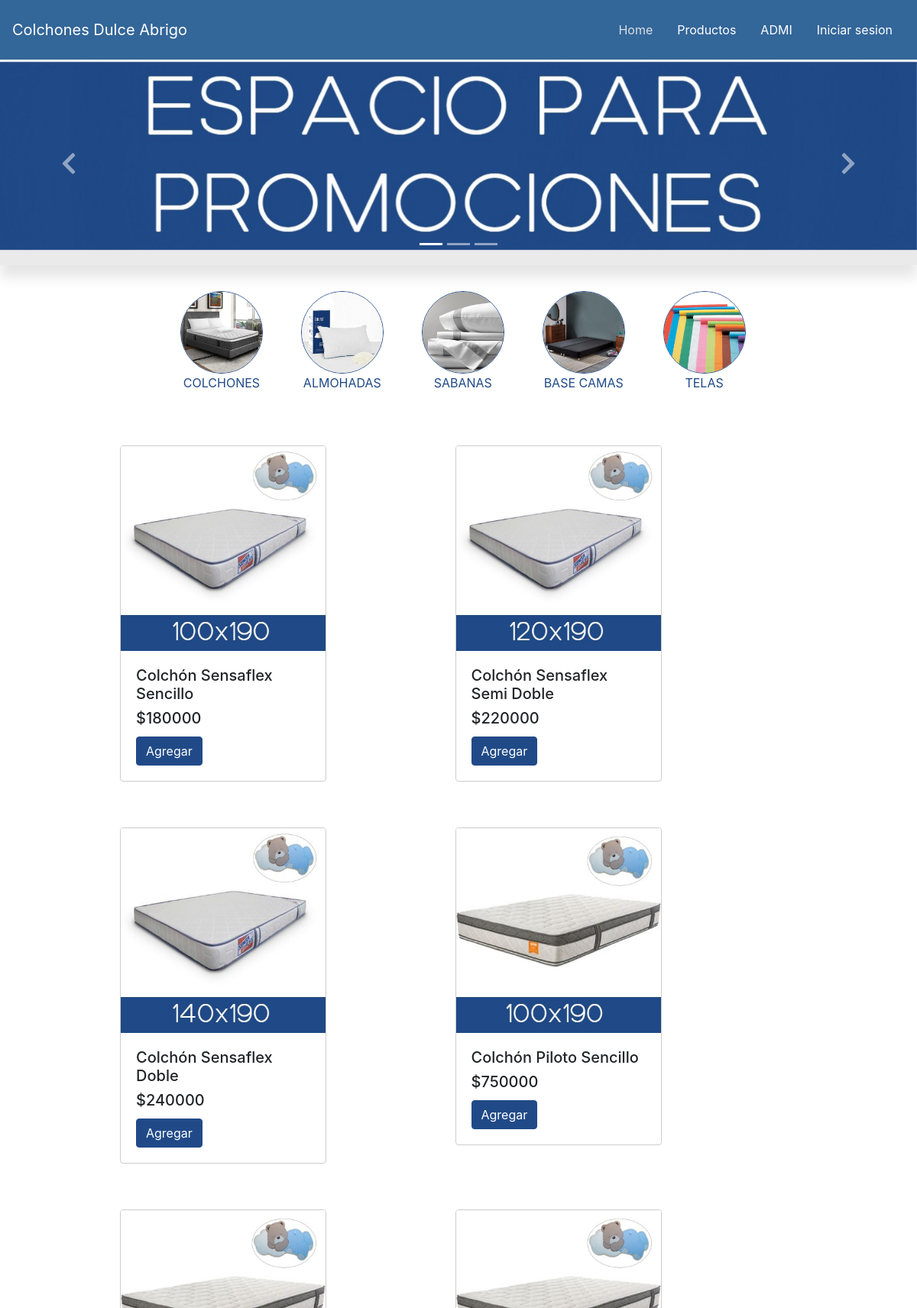
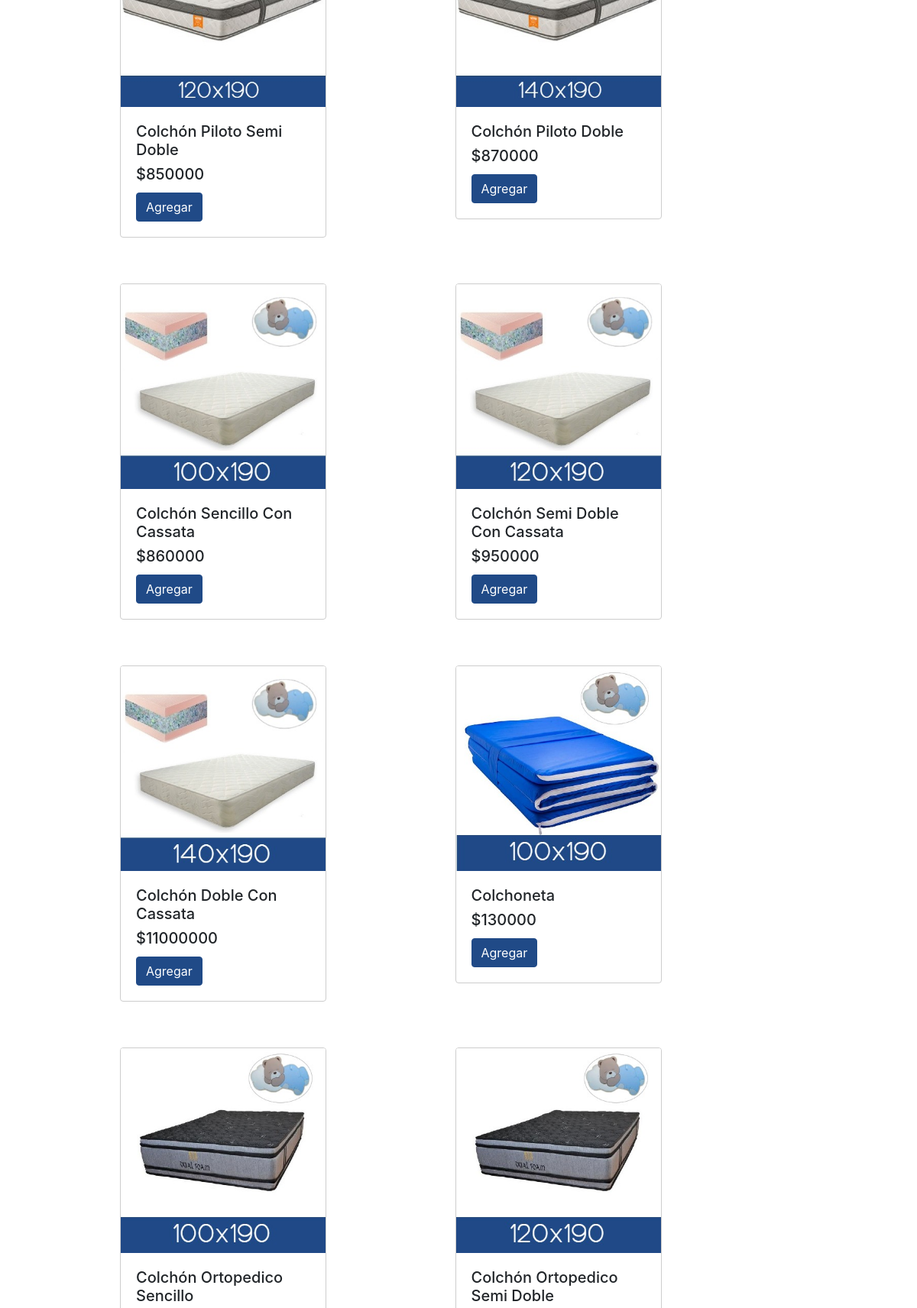
/?p=colchones (upper part), run on the app's committed database (2 pictures, top to bottom).
### tables this page shows
CREATE TABLE `producto` (
  `codproducto` int(11) NOT NULL,
  `nombre_producto` varchar(30) NOT NULL,
  `descripcion` varchar(100) DEFAULT NULL,
  `precio` int(10) DEFAULT NULL,
  `existencia` int(11) DEFAULT NULL,
  `imagen` text NOT NULL,
  `fk_idcategoria` int(11) NOT NULL
);

### Modulos/colchones.php (the view, shortened to what this page needs)
 <?php
if (!isset($_GET["c"])) {
  $c = "1";
} else {
  $c = $_GET["c"];
}
?>
<!doctype html>
<html lang="en">
  <head>
  </head>
 <body>
    <div id="carouselExampleCaptions" class="carousel slide" data-ride="carousel" data-interval="6000">
        <ol class="carousel-indicators">
            <li data-target="#carouselExampleCaptions" data-slide-to="0" class="active"></li>
            <li data-target="#carouselExampleCaptions" data-slide-to="1"></li>
            <li data-target="#carouselExampleCaptions" data-slide-to="2"></li>
        </ol>
        <div class="carousel-inner" style="padding-bottom: 20px; background-color: #eaeaea;">
            <div class="carousel-item active">
                <img src="./img/promociones.jpg" alt="" style="width: 100%; height: 10%;">
                <div class="carousel-caption d-none d-md-block">
                </div>
            </div>
        </div>
        <a class="carousel-control-prev" href="#carouselExampleCaptions" role="button" data-slide="prev">
            <span class="fas fa-chevron-left fa-2x"></span>
        </a>
        <a class="carousel-control-next" href="#carouselExampleCaptions" role="button" data-slide="next">
            <span class="fas fa-chevron-right fa-2x"></span>
        </a>
    </div>
  <div class="container">
    <br>
</div>
<div class="categorias_var">
    <ul>
        <li><a href="?p=colchones"><img src="img/catColchon.jpg"><br>COLCHONES</a></li>
        <li><a href="?p=almohadas"><img src="img/catAlmohada.jpg"><br>ALMOHADAS</a></li>
        <li><a href="?p=sabanas"><img src="img/catSabana.jpg"><br>SABANAS</a></li>
        <li><a href="?p=bases"><img src="img/catBase.jpg"><br>BASE CAMAS</a></li>
        <li><a href="?p=telas"><img src="img/catTela.jpg"><br>TELAS</a></li>
    </ul>
</div>
<?php
$sql="SELECT * FROM producto where fk_idcategoria=$c";
$conexion=Conectarse();
$resul= mysqli_query($conexion,$sql);
if(mysqli_num_rows($resul) > 0){
    while ($row=mysqli_fetch_array($resul)){
?>
<div class="proc">
    <div class="col-3" style="min-width: 300px; margin-left:142px; margin-top: 90px; margin-right: -140px;">
        <div class="card" style="border-color: #cdcdcd">
                <img
                title="<?php echo $row['nombre_producto'];?>"
                alt="<?php echo $row['nombre_producto'];?>"
                class="card-img-top"
                src="img/<?php echo $row['imagen'];?>"
                data-toggle="popover"
                data-trigger="hover"
                data-content="<?php echo $row['descripcion'];?>"
                >
                <div class="card-body">
                <h5><?php echo $row['nombre_producto'];?></h5>
                <h5 class="card-title">$<?php echo $row['precio'];?></h5>
            <form action="" method="post">
                <button class="btn btn-primary"
                name="btnAccion"
                value="Agregar"
                type="submit"
                style="background: #204a87; border: solid 1px #204a87;">Agregar</button>
            </form>
        </div>
    </div>
</div>
</div>
  </body>
</html>
        <?php
    }
}
    ?>

### css/style.css (style rules this page uses)
#carouselExampleCaptions { box-shadow: 0 1rem 1rem rgba(0, 0, 0, .1); margin-top: 0.5px; }
#carouselExampleCaptions img { width: 100%; height: 17%; }
.carousel-inner { max-height: 38rem!important; }
.carousel-item-next, .carousel-item-prev, .carousel-item.active { transition: transform 1.2s ease; }
#carouselExampleCaptions { width: 100%; height: 15%; }
.proc { display: inline-block; }
.proc { margin-top: -30px; }

### css/catEstilos.css (style rules this page uses)
.categorias_var a { text-decoration: none; color: #204a87; width: 100%; }
.categorias_var li { list-style: none; float: left; margin-left: 10px; padding: 10px; width: 13%; margin-right: 20px; text-align: center; }
.categorias_var ul { margin: 0; padding: 0; }
.categorias_var img { width: 100%; border-radius: 100%; border: solid 0.2px #204a87; min-width: 70px; }
.categorias_var { margin-left: 18%; }

### data on the page
producto: imagen (picture), nombre_producto "Colchón Sensaflex Sencillo", precio "180000"
producto: imagen (picture), nombre_producto "Colchón Sensaflex Semi Doble", precio "220000"
producto: imagen (picture), nombre_producto "Colchón Sensaflex Doble", precio "240000"
producto: imagen (picture), nombre_producto "Colchón Piloto Sencillo", precio "750000"
producto: imagen (picture), nombre_producto "Colchón Piloto Semi Doble", precio "850000"
producto: imagen (picture), nombre_producto "Colchón Piloto Doble", precio "870000"
producto: imagen (picture), nombre_producto "Colchón Sencillo Con Cassata", precio "860000"
producto: imagen (picture), nombre_producto "Colchón Semi Doble Con Cassata", precio "950000"
producto: imagen (picture), nombre_producto "Colchón Doble Con Cassata", precio "11000000"
producto: imagen (picture), nombre_producto "Colchoneta", precio "130000"
producto: imagen (picture), nombre_producto "Colchón Ortopedico Sencillo"
producto: imagen (picture), nombre_producto "Colchón Ortopedico Semi Doble"
